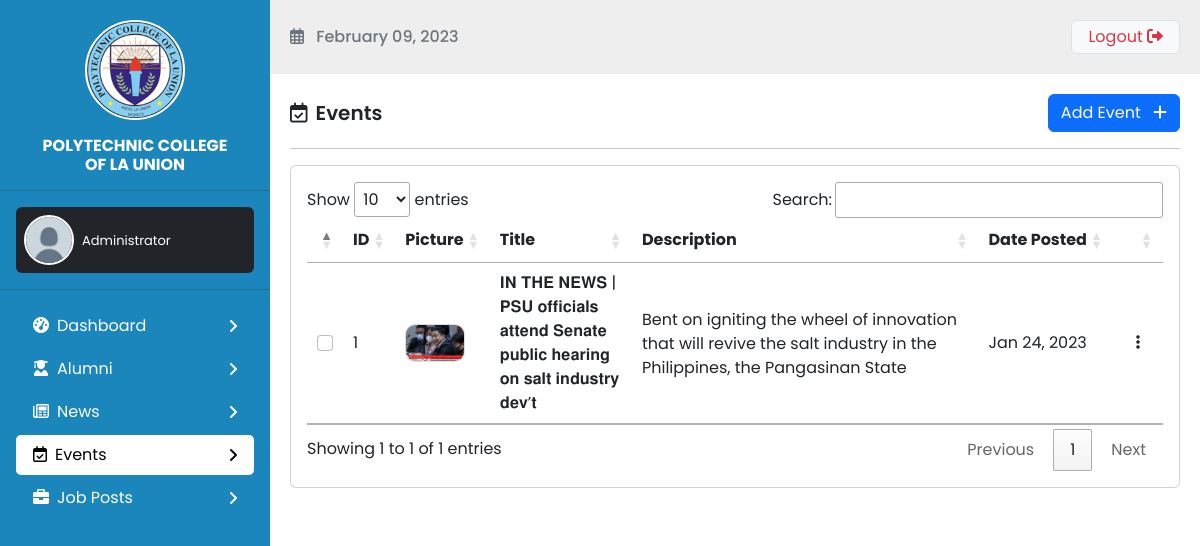
The page /admin/events.php on the database its author committed.
### tables this page shows
CREATE TABLE `events` (
  `id` int(11) NOT NULL,
  `picture` mediumtext NOT NULL,
  `title` varchar(100) NOT NULL,
  `description` longtext NOT NULL,
  `date_posted` date NOT NULL DEFAULT current_timestamp()
);

### classes/events.php (called while the page is built, shortened)
<?php
require_once '../db/db_config.php';
class Events
{
    public static function getAllEvents($limit = 0)
    {
        global $conn;
        if ($limit != 0) {
            $sql = "SELECT * FROM events ORDER BY date_posted DESC LIMIT $limit";
        } else {
            $sql = "SELECT * FROM events ORDER BY date_posted DESC";
        }
        $results = $conn->query($sql);
        return $results;
    }
}

### admin/events.php (the view, shortened to what this page needs)
<?php
require_once '../classes/events.php';
$eventsResult = Events::getAllEvents();
?>
<!DOCTYPE html>
<html lang="en">
<head>
  <?php include_once '../templates/header.php' ?>
  <link rel="stylesheet" href="admin.css?">
</head>
<body>
  <div id="a-wrapper">
    <?php include_once '../templates/admin_sidebar.php' ?>
    <div id="a-main">
      <?php include_once '../templates/admin_nav.php' ?>
      <div id="content">
        <div class="d-flex justify-content-between align-items-center">
          <div class="h5 fw-bold mb-0"><i class="far fa-calendar-check me-2"></i>Events</div>
          <div>
            <button class="btn btn-primary" data-bs-toggle="modal" data-bs-target="#exampleModal">Add Event <i class="fas fa-plus ms-2"></i></button>
          </div>
        </div>
        <hr>
        <div class="card">
          <div class="card-body table-responsive">
            <table id="example" class="table table-sm " style="width:100%">
              <thead>
                <tr>
                  <th></th>
                  <th>ID</th>
                  <th>Picture</th>
                  <th>Title</th>
                  <th>Description</th>
                  <th class="text-nowrap">Date Posted</th>
                  <th></th>
                </tr>
              </thead>
              <tbody>
                <?php
                if ($eventsResult->num_rows > 0) {
                  $count = 1;
                  while ($row = $eventsResult->fetch_assoc()) {
                ?>
                    <tr valign="middle">
                      <td>
                        <input class="form-check-input checks" type="checkbox" form="delete-bulk" name="events[]" value="<?= $row['id'] ?>" id="flexCheckDefault">
                      </td>
                      <td>
                        <?= $count++; ?>
                      </td>
                      <td><img class="img-list" src="../uploads/events/<?= $row['picture'] ?>" alt=""> </td>
                      <td><?= $row['title'] ?></td>
                      <td class="smalltxt">
                        <div style="max-height: 70px; overflow: hidden;"><?= $row['description'] ?></div>
                      </td>
                      <td><?= date('M d, Y', strtotime($row['date_posted'])) ?></td>
                      <td>
                        <div class="dropdown">
                          <button class="btn py-0 " type="button" data-bs-toggle="dropdown" aria-expanded="false">
                            <i class="fas fa-ellipsis-v"></i>
                          </button>
                        </div>
                      </td>
                    </tr>
                <?php
                  }
                }
                ?>
              </tbody>
            </table>
          </div>
        </div>
      </div>
    </div>
  </div>
</body>
</html>

### assets/css/style.css (style rules this page uses)
body { font-family: 'Poppins', sans-serif; }
.fw-bold { font-weight: 600 !important; }
.smalltxt { font-size: 14px; }
#content { min-height: 80vh; }
.img-list { width: 200px; height: auto; aspect-ratio: 9/9; object-fit: cover; object-position: center; border-radius: 10px; }
.smalltxt { font-size: 13px; }

### admin/admin.css (style rules this page uses)
#a-wrapper { display: flex; }
.smalltxt { font-size: 13px; }
#a-main { margin-left: 270px; position: relative; width: 100%; height: 100vh; }
#content { position: relative; padding: 20px; z-index: 10; }
.img-list { border: 1px solid #ddd; width: 60px; height: auto; aspect-ratio: 16/10; object-fit: cover; }

### rows shown on the page
events: picture (picture), title "𝐈𝐍 𝐓𝐇𝐄 𝐍𝐄𝐖𝐒 | 𝐏𝐒𝐔 𝐨𝐟𝐟𝐢𝐜𝐢𝐚𝐥𝐬 𝐚𝐭𝐭𝐞𝐧𝐝 𝐒𝐞𝐧𝐚𝐭𝐞 𝐩𝐮𝐛𝐥𝐢𝐜 𝐡𝐞𝐚𝐫𝐢𝐧𝐠 𝐨𝐧 𝐬𝐚𝐥𝐭 𝐢𝐧𝐝𝐮𝐬𝐭𝐫𝐲 𝐝𝐞𝐯’𝐭", description "Bent on igniting the wheel of innovation that will revive the salt industry in the Philippines, the Pangasinan State…", date_posted "Jan 24, 2023"
